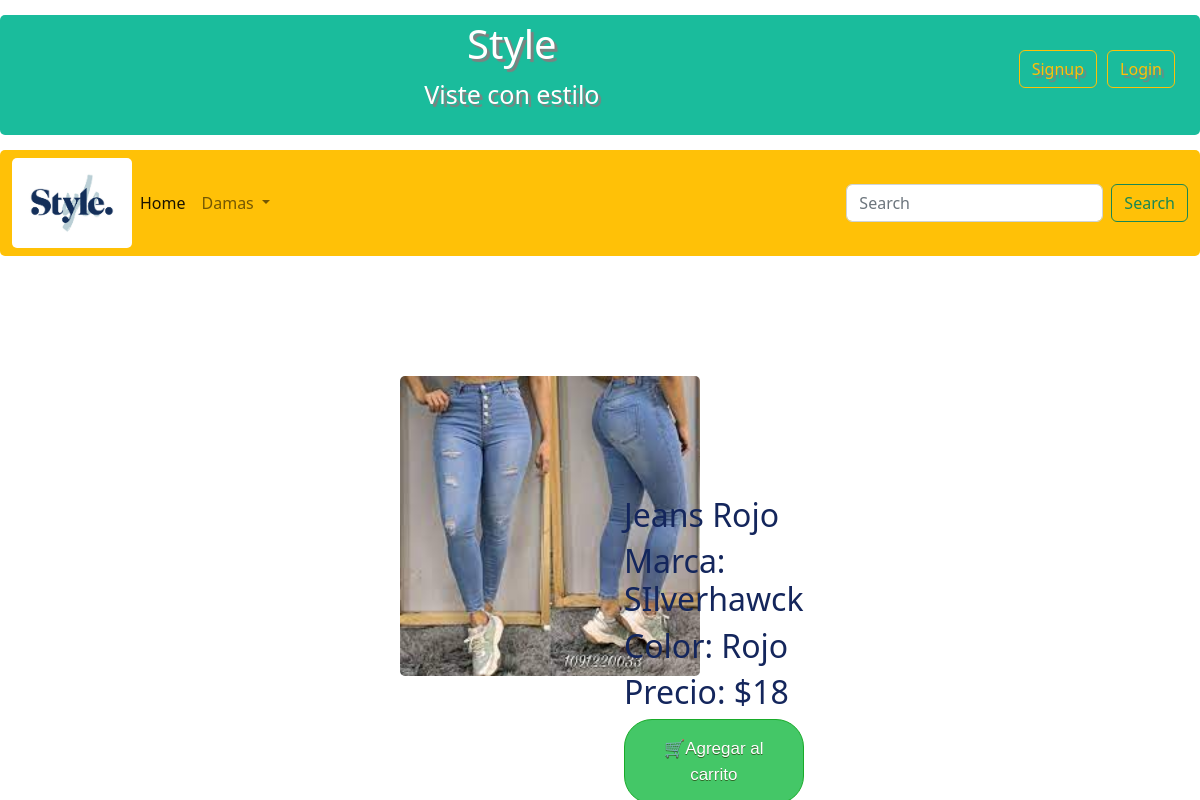
Screenshot of /silver/ with the database file from the repository.
### store/models.py (models this page shows, shortened)
class productos(models.Model):
    marca = models.CharField(max_length=200)
    color = models.CharField(max_length=200)
    descripcion = models.CharField(max_length=200)
    precio = models.IntegerField()

### store/views.py (the view)
# urls.py: path('silver/', views.silver, name='silver'),
def silver(request):
    t = productos.objects.filter(id="5")
    return render(request, 'db-temp/silver.html', {
        't': t
    })

### store/templates/db-temp/silver.html (shortened to what this page needs)
{% load static %}
<!DOCTYPE html>
<html lang="en">
<head>
    <link rel="stylesheet" href= '{% static "css/estilo1.css"%}'/>
    <link rel="stylesheet" href= '{% static "css/bootstrap.min.css"%}'/>
</head>
<body>
    <div class="header" >
      <div>
        <a type="button" href="{% url 'login' %}" class="btn btn-outline-warning" style="float:right; margin:30px 20px 0px 0px ";>Login</a>
        <a type="button" href="{% url 'signup' %}" class="btn btn-outline-warning" style="float:right;  margin:30px 10px 0px 0px ";>Signup</a>
      </div>
      <div id="brand">
        <h1 id=Style>Style</h1>
        <p>Viste con estilo</p>
      </div>
    </div>
    <nav class="navbar navbar-expand-lg bg-warning">
        <div class="container-fluid">
            <img src= '{% static "Carrusel y logo/logo.jpg"%}' alt="Bootstrap" width="120" height="90">
          <div class="collapse navbar-collapse" id="navbarSupportedContent">
            <ul class="navbar-nav me-auto mb-2 mb-lg-0">
              <li class="nav-item">
                <a class="nav-link active" aria-current="page" href="{% url 'home' %}">Home</a>
              </li>
              <li class="nav-item dropdown">
                <a class="nav-link dropdown-toggle" href="#" role="button" data-bs-toggle="dropdown" aria-expanded="false">
                  Damas
                </a>
              </li>
            </ul>
            <form class="d-flex" role="search">
              <input class="form-control me-2" type="search" placeholder="Search" aria-label="Search">
              <button class="btn btn-outline-success" type="submit">Search</button>
            </form>
          </div>
        </div>
      </nav>
    <div style="display:inline; margin-left:-20px;">
      <img src='{% static "Damas/Panatalones-Dama/pantalondama5.jpg" %}' alt="galeriacamisas"  width="300px" height="auto" style="margin: 10% 0px 0px 35%; position:relative;">
      {% for x in t %}
      <div  style="float:right; color:#14265c; padding: 20% 35% 0% 12%; margin: -35% 0% 0% 40%; position:absolute">
          <h2>{{x.descripcion}}</h2>
          <h2>Marca: {{x.marca}}</h2>
          <h2>Color: {{x.color}}</h2>
          <h2>Precio: ${{x.precio}}</h2>
          <button class="myButton">🛒Agregar al carrito</button>
      </div>
      {% endfor %}
    </div>

### store/static/css/estilo1.css (style rules this page uses)
* { border-radius: 5px; }
.header { padding: 5px; text-align: center; text-shadow: 3px 3px 1px gray; background: #1abc9c; color: white; font-size: 25px; margin-bottom: 15px; margin-top : 15px; }
#brand { display:inline-block; animation-name: text; animation-duration: 4s; animation-iteration-count: 3; animation-delay: 4s; animation-direction: alternate; }
.myButton { background-color:#44c767; border-radius:28px; border:1px solid #18ab29; display:inline-block; cursor:pointer; color:#ffffff; font-family:Arial; font-size:17px; padding:16px 31px; text-decoration:none; text-shadow:0px 1px 0px #2f6627; }

### rows the page displays
productos: descripcion "Jeans Rojo", marca "SIlverhawck", color "Rojo", precio "18"
